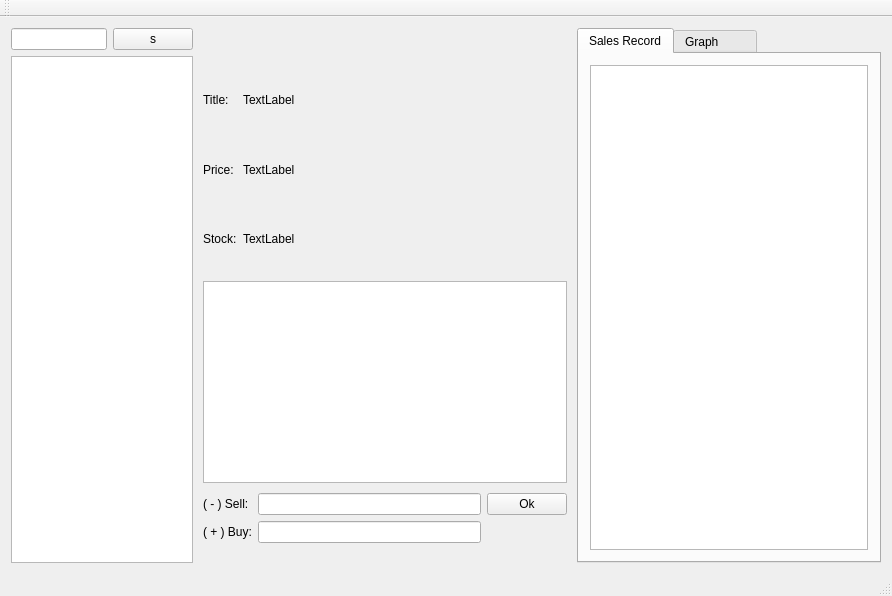
<?xml version="1.0" encoding="UTF-8"?>
<ui version="4.0">
 <class>MainWindow</class>
 <widget class="QMainWindow" name="MainWindow">
  <property name="geometry">
   <rect>
    <x>0</x>
    <y>0</y>
    <width>892</width>
    <height>596</height>
   </rect>
  </property>
  <property name="windowTitle">
   <string>MainWindow</string>
  </property>
  <widget class="QWidget" name="centralWidget">
   <layout class="QHBoxLayout" name="horizontalLayout_7">
    <item>
     <layout class="QHBoxLayout" name="horizontalLayout_6" stretch="3,6,5">
      <property name="spacing">
       <number>10</number>
      </property>
      <item>
       <layout class="QVBoxLayout" name="verticalLayout_5">
        <property name="rightMargin">
         <number>0</number>
        </property>
        <item>
         <layout class="QHBoxLayout" name="horizontalLayout_5">
          <item>
           <widget class="QLineEdit" name="lineEdit"/>
          </item>
          <item>
           <widget class="QPushButton" name="pushButton">
            <property name="text">
             <string>s</string>
            </property>
           </widget>
          </item>
         </layout>
        </item>
        <item>
         <widget class="QListView" name="productList"/>
        </item>
       </layout>
      </item>
      <item>
       <layout class="QVBoxLayout" name="verticalLayout_4" stretch="0,3,3,5">
        <property name="spacing">
         <number>10</number>
        </property>
        <property name="topMargin">
         <number>0</number>
        </property>
        <property name="bottomMargin">
         <number>20</number>
        </property>
        <item>
         <spacer name="verticalSpacer">
          <property name="orientation">
           <enum>Qt::Vertical</enum>
          </property>
          <property name="sizeHint" stdset="0">
           <size>
            <width>20</width>
            <height>40</height>
           </size>
          </property>
         </spacer>
        </item>
        <item>
         <layout class="QGridLayout" name="gridLayout_2">
          <item row="1" column="1">
           <widget class="QLabel" name="label_7">
            <property name="text">
             <string>TextLabel</string>
            </property>
            <property name="textFormat">
             <enum>Qt::AutoText</enum>
            </property>
           </widget>
          </item>
          <item row="2" column="0">
           <widget class="QLabel" name="label_5">
            <property name="text">
             <string>Stock:</string>
            </property>
            <property name="textFormat">
             <enum>Qt::AutoText</enum>
            </property>
           </widget>
          </item>
          <item row="0" column="1">
           <widget class="QLabel" name="label_6">
            <property name="text">
             <string>TextLabel</string>
            </property>
            <property name="textFormat">
             <enum>Qt::AutoText</enum>
            </property>
           </widget>
          </item>
          <item row="2" column="1">
           <widget class="QLabel" name="label_8">
            <property name="text">
             <string>TextLabel</string>
            </property>
            <property name="textFormat">
             <enum>Qt::AutoText</enum>
            </property>
           </widget>
          </item>
          <item row="1" column="0">
           <widget class="QLabel" name="label_4">
            <property name="text">
             <string>Price:</string>
            </property>
            <property name="textFormat">
             <enum>Qt::AutoText</enum>
            </property>
           </widget>
          </item>
          <item row="0" column="0">
           <widget class="QLabel" name="label_3">
            <property name="text">
             <string>Title:</string>
            </property>
            <property name="textFormat">
             <enum>Qt::AutoText</enum>
            </property>
           </widget>
          </item>
          <item row="1" column="2">
           <spacer name="horizontalSpacer">
            <property name="orientation">
             <enum>Qt::Horizontal</enum>
            </property>
            <property name="sizeHint" stdset="0">
             <size>
              <width>40</width>
              <height>20</height>
             </size>
            </property>
           </spacer>
          </item>
         </layout>
        </item>
        <item>
         <widget class="QTextBrowser" name="textBrowser"/>
        </item>
        <item>
         <layout class="QGridLayout" name="gridLayout">
          <item row="0" column="2">
           <widget class="QPushButton" name="pushButton_2">
            <property name="text">
             <string>Ok</string>
            </property>
           </widget>
          </item>
          <item row="0" column="0">
           <widget class="QLabel" name="label">
            <property name="text">
             <string>( - ) Sell:</string>
            </property>
           </widget>
          </item>
          <item row="1" column="0">
           <widget class="QLabel" name="label_2">
            <property name="text">
             <string>( + ) Buy:</string>
            </property>
           </widget>
          </item>
          <item row="1" column="1">
           <widget class="QLineEdit" name="lineEdit_3"/>
          </item>
          <item row="0" column="1">
           <widget class="QLineEdit" name="lineEdit_2"/>
          </item>
         </layout>
        </item>
       </layout>
      </item>
      <item>
       <widget class="QTabWidget" name="tabWidget">
        <property name="currentIndex">
         <number>0</number>
        </property>
        <property name="usesScrollButtons">
         <bool>false</bool>
        </property>
        <widget class="QWidget" name="tab_1">
         <attribute name="title">
          <string>Sales Record</string>
         </attribute>
         <layout class="QHBoxLayout" name="horizontalLayout_8">
          <item>
           <widget class="QListView" name="listView">
            <property name="autoFillBackground">
             <bool>true</bool>
            </property>
           </widget>
          </item>
         </layout>
        </widget>
        <widget class="QWidget" name="tab_2">
         <attribute name="title">
          <string>Graph        </string>
         </attribute>
        </widget>
       </widget>
      </item>
     </layout>
    </item>
   </layout>
  </widget>
  <widget class="QMenuBar" name="menuBar">
   <property name="geometry">
    <rect>
     <x>0</x>
     <y>0</y>
     <width>892</width>
     <height>22</height>
    </rect>
   </property>
  </widget>
  <widget class="QToolBar" name="mainToolBar">
   <attribute name="toolBarArea">
    <enum>TopToolBarArea</enum>
   </attribute>
   <attribute name="toolBarBreak">
    <bool>false</bool>
   </attribute>
  </widget>
  <widget class="QStatusBar" name="statusBar"/>
 </widget>
 <layoutdefault spacing="6" margin="11"/>
 <resources/>
 <connections/>
</ui>
